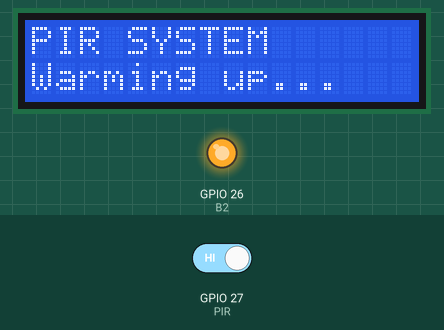
A sketch run on a simulated ESP32. On the bench: 16×2 character LCD, output pins drawn as LEDs (lit = HIGH). The inputs (shaded band) are chosen by the test bench; at power-on: GPIO 27 (PIR) HIGH. What the sketch prints to the serial monitor is not drawn.

Above: at 0.1 s.
At 30.2 s:
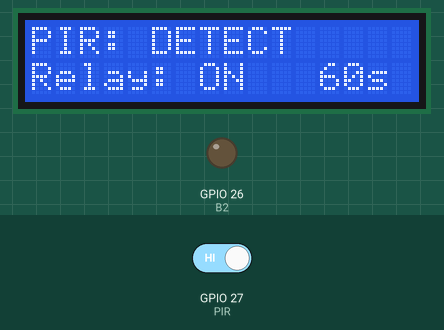
At 30.9 s:
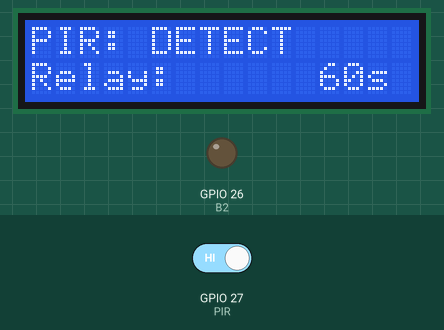
Timing chart, 0 to 32.4 s (numbered marks = the images above):
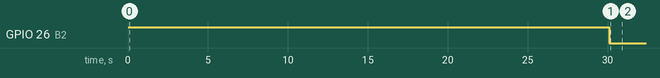

Measured:
- by itself, GPIO 26 (B2): HIGH → LOW at 30.1 s
- what the display in image 1 shows lasts 0.7 s, from 30.1 s to 30.8 s

The sketch:

PIR_and_Bulb2_test.ino
```cpp
#include <Wire.h>
#include <LiquidCrystal_I2C.h>

#define PIR 27
#define B2 26  //connected through the relay... so relay<smth> terms can be related to the bulb

LiquidCrystal_I2C lcd(0x27, 16, 2);

const int ON_TIME = 60;  //seconds

unsigned long lastSecondTick = 0;  // "When did I last count down one second?"
unsigned long lastBlinkTick = 0;   // "When did I last blink the LCD?"

bool relayActive = false;  // "Is the bulb currently ON?"
bool blinkState = false;   // "Is the blink currently showing or hidden?"
int remainingTime = 0;     // "How many seconds left before bulb turns OFF?"

void setup() {
  Serial.begin(115200);

  pinMode(PIR, INPUT_PULLUP);
  pinMode(B2, OUTPUT);
  digitalWrite(B2, HIGH);  // Relay OFF (active LOW)

  Wire.begin(21, 22);
  lcd.init();
  lcd.backlight();
  lcd.clear();

  lcd.setCursor(0, 0);
  lcd.print("PIR SYSTEM");
  lcd.setCursor(0, 1);
  lcd.print("Warming up...");
  delay(30000);  // PIR warm-up

  lcd.clear();
  Serial.println("System ready");
}

void loop() {
  unsigned long int now = millis();
  bool pirState = digitalRead(PIR);

  //handling motion detection
  if (pirState == HIGH) {
    if (!relayActive) {
      Serial.println("Motion detected -> B2 ON");
      digitalWrite(B2, LOW);
    } else {
      Serial.println("Motion still detected -> Timer refreshed");
    }
    relayActive = true;
    remainingTime = ON_TIME;
    lastSecondTick = now;
  }

  //handling bulb timer
  if (relayActive && now - lastSecondTick >= 1000) {
    lastSecondTick = now;
    remainingTime--;

    Serial.print("Remaining Time: ");
    Serial.print(remainingTime);
    Serial.println(" sec");

    if (remainingTime <= 0) {
      relayActive = false;
      digitalWrite(B2, HIGH);  // Relay OFF
      Serial.println("Relay OFF (no motion)");
    }
  }

  //handling lcd blinking
  if (now - lastBlinkTick >= 500) {
    lastBlinkTick = now;
    blinkState = !blinkState;
  }

  //lcd
  lcd.setCursor(0, 0);
  lcd.print("PIR: ");
  lcd.print(pirState ? "DETECT " : "IDLE   ");

  lcd.setCursor(0, 1);
  lcd.print("Relay: ");
  lcd.print(relayActive ? (blinkState ? "ON  " : "    ") : "OFF ");
  lcd.print(" ");
  lcd.print(remainingTime);
  lcd.print("s  ");

  //debugging
  Serial.print("PIR State: ");
  Serial.println(pirState);

  delay(200);
}
```
